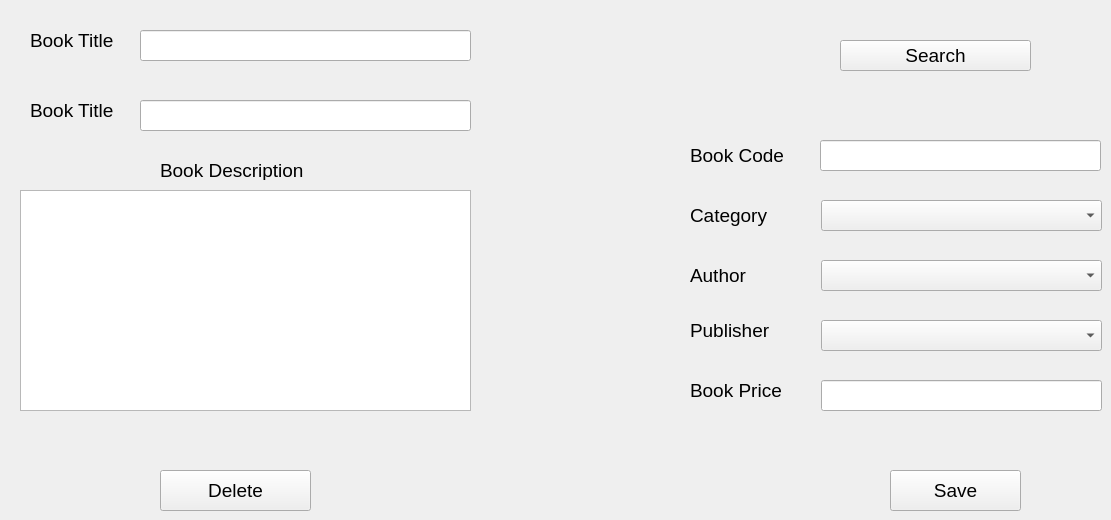
      <widget class="QWidget" name="tab_6">
       <attribute name="title">
        <string>Edit or Delete A Book </string>
       </attribute>
       <widget class="QComboBox" name="comboBox_6">
        <property name="geometry">
         <rect>
          <x>821</x>
          <y>200</y>
          <width>281</width>
          <height>31</height>
         </rect>
        </property>
       </widget>
       <widget class="QLabel" name="label_9">
        <property name="geometry">
         <rect>
          <x>690</x>
          <y>320</y>
          <width>91</width>
          <height>21</height>
         </rect>
        </property>
        <property name="font">
         <font>
          <pointsize>14</pointsize>
         </font>
        </property>
        <property name="text">
         <string>Publisher</string>
        </property>
       </widget>
       <widget class="QComboBox" name="comboBox_7">
        <property name="geometry">
         <rect>
          <x>821</x>
          <y>260</y>
          <width>281</width>
          <height>31</height>
         </rect>
        </property>
       </widget>
       <widget class="QPushButton" name="pushButton_8">
        <property name="geometry">
         <rect>
          <x>890</x>
          <y>470</y>
          <width>131</width>
          <height>41</height>
         </rect>
        </property>
        <property name="font">
         <font>
          <pointsize>14</pointsize>
         </font>
        </property>
        <property name="text">
         <string>Save</string>
        </property>
       </widget>
       <widget class="QLineEdit" name="lineEdit_5">
        <property name="geometry">
         <rect>
          <x>140</x>
          <y>100</y>
          <width>331</width>
          <height>31</height>
         </rect>
        </property>
       </widget>
       <widget class="QLineEdit" name="lineEdit_6">
        <property name="geometry">
         <rect>
          <x>820</x>
          <y>140</y>
          <width>281</width>
          <height>31</height>
         </rect>
        </property>
       </widget>
       <widget class="QLabel" name="label_10">
        <property name="geometry">
         <rect>
          <x>690</x>
          <y>140</y>
          <width>101</width>
          <height>31</height>
         </rect>
        </property>
        <property name="font">
         <font>
          <pointsize>14</pointsize>
         </font>
        </property>
        <property name="text">
         <string>Book Code</string>
        </property>
       </widget>
       <widget class="QComboBox" name="comboBox_8">
        <property name="geometry">
         <rect>
          <x>821</x>
          <y>320</y>
          <width>281</width>
          <height>31</height>
         </rect>
        </property>
       </widget>
       <widget class="QLabel" name="label_11">
        <property name="geometry">
         <rect>
          <x>690</x>
          <y>380</y>
          <width>101</width>
          <height>20</height>
         </rect>
        </property>
        <property name="font">
         <font>
          <pointsize>14</pointsize>
         </font>
        </property>
        <property name="text">
         <string>Book Price</string>
        </property>
       </widget>
       <widget class="QLabel" name="label_12">
        <property name="geometry">
         <rect>
          <x>690</x>
          <y>200</y>
          <width>91</width>
          <height>31</height>
         </rect>
        </property>
        <property name="font">
         <font>
          <pointsize>14</pointsize>
         </font>
        </property>
        <property name="text">
         <string>Category</string>
        </property>
       </widget>
       <widget class="QLabel" name="label_13">
        <property name="geometry">
         <rect>
          <x>690</x>
          <y>260</y>
          <width>91</width>
          <height>31</height>
         </rect>
        </property>
        <property name="font">
         <font>
          <pointsize>14</pointsize>
         </font>
        </property>
        <property name="text">
         <string>Author</string>
        </property>
       </widget>
       <widget class="QLineEdit" name="lineEdit_7">
        <property name="geometry">
         <rect>
          <x>821</x>
          <y>380</y>
          <width>281</width>
          <height>31</height>
         </rect>
        </property>
       </widget>
       <widget class="QLabel" name="label_14">
        <property name="geometry">
         <rect>
          <x>30</x>
          <y>100</y>
          <width>91</width>
          <height>20</height>
         </rect>
        </property>
        <property name="font">
         <font>
          <pointsize>14</pointsize>
         </font>
        </property>
        <property name="text">
         <string>Book Title</string>
        </property>
       </widget>
       <widget class="QPushButton" name="pushButton_9">
        <property name="geometry">
         <rect>
          <x>160</x>
          <y>470</y>
          <width>151</width>
          <height>41</height>
         </rect>
        </property>
        <property name="font">
         <font>
          <pointsize>14</pointsize>
         </font>
        </property>
        <property name="text">
         <string>Delete</string>
        </property>
       </widget>
       <widget class="QPushButton" name="pushButton_10">
        <property name="geometry">
         <rect>
          <x>840</x>
          <y>40</y>
          <width>191</width>
          <height>31</height>
         </rect>
        </property>
        <property name="font">
         <font>
          <pointsize>14</pointsize>
         </font>
        </property>
        <property name="text">
         <string>Search</string>
        </property>
       </widget>
       <widget class="QLabel" name="label_15">
        <property name="geometry">
         <rect>
          <x>30</x>
          <y>30</y>
          <width>91</width>
          <height>20</height>
         </rect>
        </property>
        <property name="font">
         <font>
          <pointsize>14</pointsize>
         </font>
        </property>
        <property name="text">
         <string>Book Title</string>
        </property>
       </widget>
       <widget class="QLineEdit" name="lineEdit_8">
        <property name="geometry">
         <rect>
          <x>140</x>
          <y>30</y>
          <width>331</width>
          <height>31</height>
         </rect>
        </property>
       </widget>
       <widget class="QTextEdit" name="textEdit_2">
        <property name="geometry">
         <rect>
          <x>20</x>
          <y>190</y>
          <width>451</width>
          <height>221</height>
         </rect>
        </property>
       </widget>
       <widget class="QLabel" name="label_52">
        <property name="geometry">
         <rect>
          <x>160</x>
          <y>160</y>
          <width>171</width>
          <height>20</height>
         </rect>
        </property>
        <property name="font">
         <font>
          <pointsize>14</pointsize>
         </font>
        </property>
        <property name="text">
         <string>Book Description</string>
        </property>
       </widget>
      </widget>
